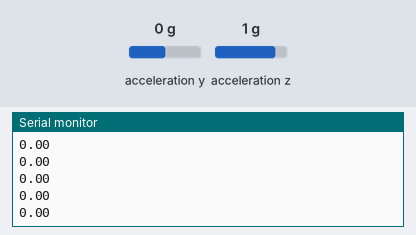
Simulated run of this sketch. Board: Arduino Uno, built with avr-gcc and run on an emulated ATmega328P. Shown: the last lines printed to the serial monitor. The test bench sets the inputs (shaded band); at power-on: acceleration y 0 g, acceleration z 1 g.

Above: at 1.2 s.
1.3 s: acceleration y set to -1.4 g
At 1.42 s:
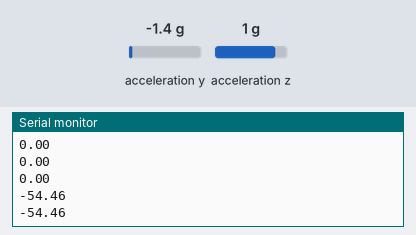
2.8 s: acceleration z set to -1.4 g
At 2.83 s:
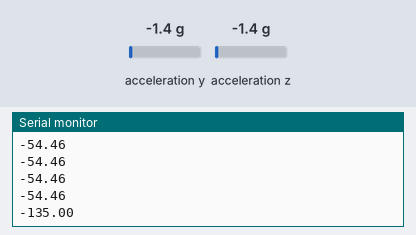
4.3 s: acceleration y set to -0.8 g
At 4.34 s:
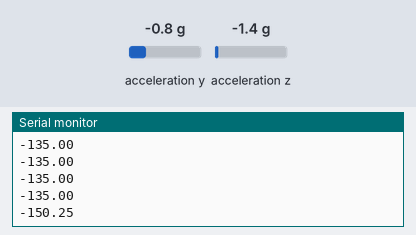
Timing chart, 0 to 7.3 s (numbered marks = the images above; inputs shaded):
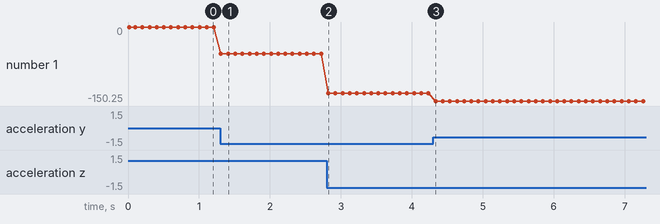

Measured:
- after the input at 1.3 s, the serial monitor: prints a new line at once (image 1)
- after the input at 2.8 s, the serial monitor: prints a new line at once (image 2)
- after the input at 4.3 s, the serial monitor: prints a new line at once (image 3)
- plotted number 1: 0 → -54.46 after the input at 1.3 s, -54.46 → -135 after the input at 2.8 s, -135 → -150 after the input at 4.3 s

The sketch:

1_angle_of_inclincation_accelerometer.ino
```cpp
#include "Wire.h"
#include "I2Cdev.h"
#include "MPU6050.h"
#include "math.h"

MPU6050 mpu(0x68);  // manual I2C address

int16_t accY, accZ;
float accAngle;

void setup() {
  Wire.begin();
  Serial.begin(9600);

  // Wake up MPU6050 (it starts in sleep mode)
  mpu.initialize();
  mpu.setSleepEnabled(false);

  // Check connection
  if (!mpu.testConnection()) {
    Serial.println("MPU6050 connection failed");
    while (1); // Stop here
  }

  Serial.println("MPU6050 ready");
}

void loop() {
  accZ = mpu.getAccelerationZ();
  accY = mpu.getAccelerationY();

  accAngle = atan2(accY, accZ) * RAD_TO_DEG;

  if (!isnan(accAngle)) {
    Serial.println(accAngle);
  }

  delay(100);  // optional small delay
}
```
